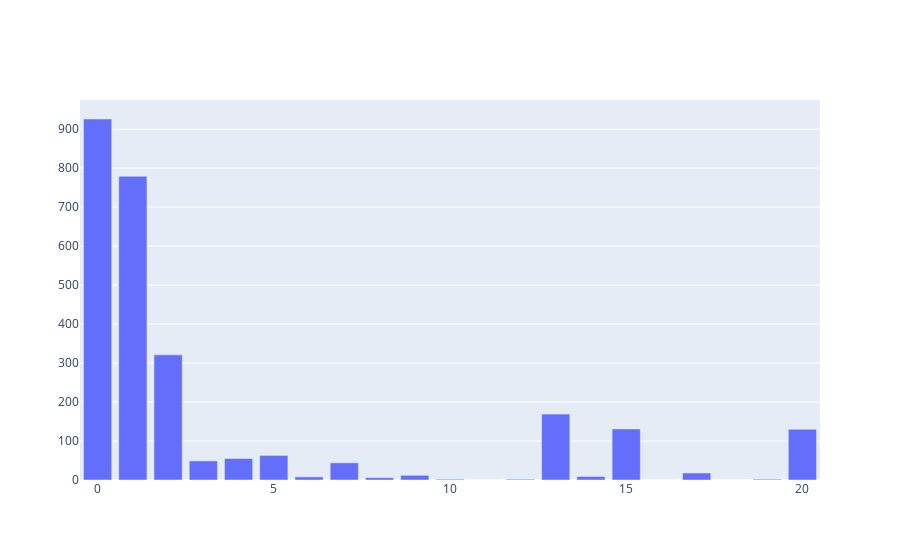

Notebook code for this chart:
### Markdown cell above
### Tempo médio que o anúncio ficou na plataforma:

### Code cell
import plotly.graph_objects as go
from datetime import datetime


def average_time_in_platform(vetor_processed, max_time):
    tempo_x = [i for i in range(0, max_time + 1)]
    tempo_y = [0 for i in range(len(tempo_x))]

    for line in vetor_processed:
        if len(vetor_processed[line][4]) > 8:
            d1 = datetime.strptime(vetor_processed[line][5], "%Y-%m-%d")
            d2 = datetime.strptime(vetor_processed[line][4], "%Y-%m-%d")
            time_diff = abs((d2 - d1).days)
            if time_diff <= max_time:
                tempo_y[time_diff]+=1 
            else:
                tempo_y[max_time]+=1

    fig = go.Figure([go.Bar(x=tempo_x, y=tempo_y)])
    fig.show()
    
average_time_in_platform(vetor_processed, 20)
# average_time_in_platform(vetor_processed_venda, 20)

### Figure 1 — Plotly figure (JSON) as saved in the notebook; plotly's stock layout.template omitted (floating-point values rounded to 4 significant figures)
{"data": [{"type": "bar", "x": [0, 1, 2, 3, 4, 5, 6, 7, 8, 9, 10, 11, 12, 13, 14, 15, 16, 17, 18, 19, 20], "y": [926, 779, 321, 49, 55, 63, 8, 44, 6, 12, 2, 0, 2, 169, 9, 131, 0, 18, 0, 2, 130]}], "layout": {}}
